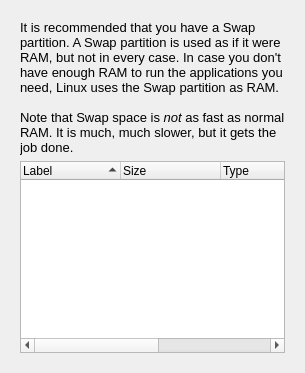
      <widget class="QWidget" name="content4">
       <layout class="QGridLayout" name="gridLayout_12">
        <item row="0" column="0">
         <widget class="QFrame" name="frame_6">
          <layout class="QGridLayout" name="gridLayout_11">
           <item row="0" column="0">
            <layout class="QVBoxLayout" name="verticalLayout_2">
             <item>
              <widget class="QLabel" name="label_6">
               <property name="sizePolicy">
                <sizepolicy hsizetype="Preferred" vsizetype="Minimum">
                 <horstretch>0</horstretch>
                 <verstretch>0</verstretch>
                </sizepolicy>
               </property>
               <property name="text">
                <string>&lt;!DOCTYPE HTML PUBLIC &quot;-//W3C//DTD HTML 4.0//EN&quot; &quot;http://www.w3.org/TR/REC-html40/strict.dtd&quot;&gt;
&lt;html&gt;&lt;head&gt;&lt;meta name=&quot;qrichtext&quot; content=&quot;1&quot; /&gt;&lt;style type=&quot;text/css&quot;&gt;
p, li { white-space: pre-wrap; }
&lt;/style&gt;&lt;/head&gt;&lt;body style=&quot; font-family:'Sans'; font-size:10pt; font-weight:400; font-style:normal;&quot;&gt;
&lt;p style=&quot; margin-top:0px; margin-bottom:0px; margin-left:0px; margin-right:0px; -qt-block-indent:0; text-indent:0px;&quot;&gt;It is recommended that you have a Swap partition. A Swap partition is used as if it were RAM, but not in every case. In case you don't have enough RAM to run the applications you need, Linux uses the Swap partition as RAM.&lt;/p&gt;
&lt;p style=&quot;-qt-paragraph-type:empty; margin-top:0px; margin-bottom:0px; margin-left:0px; margin-right:0px; -qt-block-indent:0; text-indent:0px;&quot;&gt;&lt;/p&gt;
&lt;p style=&quot; margin-top:0px; margin-bottom:0px; margin-left:0px; margin-right:0px; -qt-block-indent:0; text-indent:0px;&quot;&gt;Note that Swap space is &lt;span style=&quot; font-style:italic;&quot;&gt;not&lt;/span&gt; as fast as normal RAM. It is much, much slower, but it gets the job done.&lt;/p&gt;&lt;/body&gt;&lt;/html&gt;</string>
               </property>
               <property name="textFormat">
                <enum>Qt::RichText</enum>
               </property>
               <property name="alignment">
                <set>Qt::AlignLeading|Qt::AlignLeft|Qt::AlignTop</set>
               </property>
               <property name="wordWrap">
                <bool>true</bool>
               </property>
              </widget>
             </item>
            </layout>
           </item>
           <item row="1" column="0">
            <widget class="QTreeWidget" name="swapList">
             <property name="indentation">
              <number>0</number>
             </property>
             <property name="rootIsDecorated">
              <bool>false</bool>
             </property>
             <property name="itemsExpandable">
              <bool>false</bool>
             </property>
             <property name="sortingEnabled">
              <bool>true</bool>
             </property>
             <property name="animated">
              <bool>true</bool>
             </property>
             <attribute name="headerCascadingSectionResizes">
              <bool>true</bool>
             </attribute>
             <attribute name="headerShowSortIndicator" stdset="0">
              <bool>true</bool>
             </attribute>
             <column>
              <property name="text">
               <string>Label</string>
              </property>
             </column>
             <column>
              <property name="text">
               <string>Size</string>
              </property>
             </column>
             <column>
              <property name="text">
               <string>Type</string>
              </property>
             </column>
             <column>
              <property name="text">
               <string>Identifier</string>
              </property>
             </column>
             <column>
              <property name="text">
               <string>UUID</string>
              </property>
             </column>
            </widget>
           </item>
          </layout>
         </widget>
        </item>
       </layout>
      </widget>
